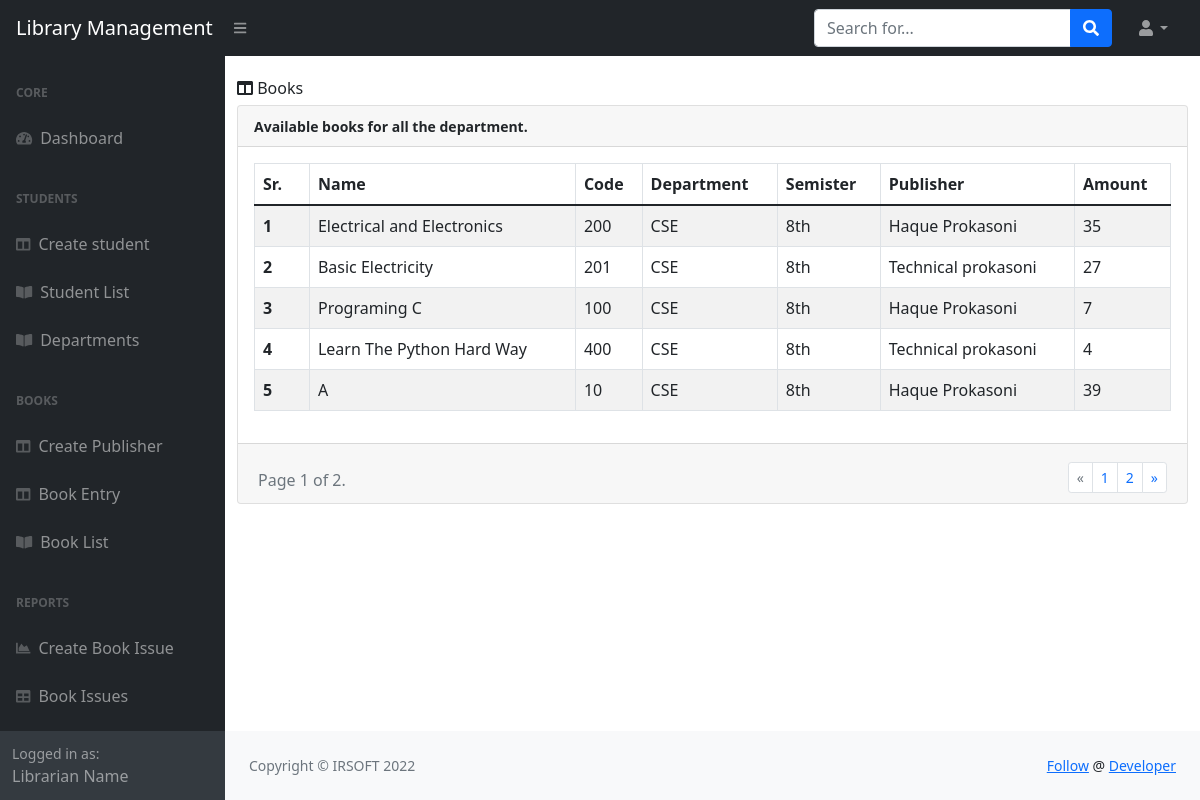
Before: /books/list/ with the older database file.
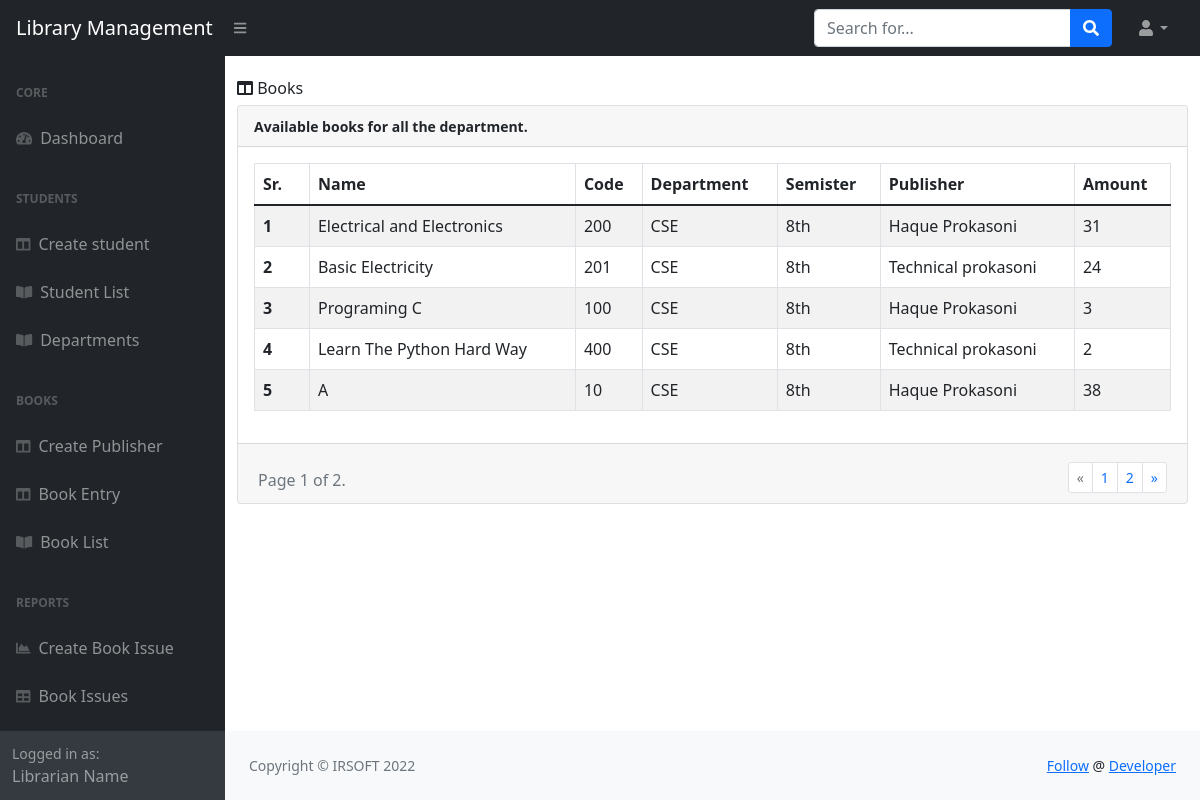
After: the same page with the newer database file.
### books/models.py (models this page shows, shortened)
class Book(models.Model):
    semisters = (
        ('1st','1st'),
        ('2nd','2nd'),
        ('3rd','3rd'),
        ('4th','4th'),
        ('5th','5th'),
        ('6th','6th'),
        ('7th','7th'),
        ('8th','8th')
    )
    name = models.CharField(max_length=100)
    code = models.CharField(max_length=50)
    publisher = models.ForeignKey(Publisher, on_delete=models.CASCADE)
    department = models.ForeignKey(Department, on_delete=models.CASCADE)
    semister = models.CharField(choices=semisters, max_length=50)
    amount = models.PositiveIntegerField(default=0)
    class Meta:
        verbose_name_plural = 'books'

class Publisher(models.Model):
    name = models.CharField(max_length=100)
    email = models.CharField(max_length=100)
    class Meta:
        verbose_name_plural = 'publishers'

### students/models.py (models this page shows, shortened)
class Department(models.Model):
    name = models.CharField(max_length=100)
    code = models.CharField(max_length=50)
    description = models.TextField(max_length=600)
    class Meta:
        verbose_name_plural = 'departments'

### books/views.py (the view)
# urls.py: path('list/', book_list, name='book_list'),
def book_list(request):
    context = {}
    books = Book.objects.all()
    paginator = Paginator(books, 5) # Show 10 contacts per page.
    page_number = request.GET.get('page')
    page_obj = paginator.get_page(page_number)
    context['page_obj'] = page_obj
    return render(request, 'books/book_list.html', context)

### templates/books/book_list.html (shortened to what this page needs)
{% extends 'base.html' %}
{% block content %}
<div class="container">
    <div class="col-md-4" style="text-align:left; padding-top:20px;padding-bottom:5px;">
      <i class="fas fa-columns"></i>
      Books
    </div>
    <div class="card text-center">
      <div class="card-header"  style="text-align:left;">
          <small><b>Available books for all the department.</b></small>
      </div>
      <div class="card-body"  style="text-align:left;">
          <table class="table table-bordered table-striped">
              <thead>
                <tr>
                  <th scope="col">Sr.</th>
                  <th scope="col">Name</th>
                  <th scope="col">Code</th>
                  <th scope="col">Department</th>
                  <th scope="col">Semister</th>
                  <th scope="col">Publisher</th>
                  <th scope="col">Amount</th>
                </tr>
              </thead>
              <tbody>
              {% for book in page_obj %}
                <tr>
                  <th style="width:6%;" scope="row">{{ forloop.counter }}</th>
                  <td>{{ book.name }}</td>
                  <td>{{ book.code }}</td>
                  <td>{{ book.department.name }}</td>
                  <td>{{ book.semister }}</td>
                  <td>{{ book.publisher.name }}</td>
                  <td>{{ book.amount }}</td>
                </tr>
              {% endfor %}
              </tbody>
          </table>
      </div>
      <div class="card-footer text-muted">
        <div class="paginator_class" style="padding-right:20px; padding-left:20px;">
        <br>
        <div class="row">
            <div class="col-md-6" style="text-align:left;">
                <span class="current">
                    Page {{ page_obj.number }} of {{ page_obj.paginator.num_pages }}.
                </span>
            </div>
            <div class="col-md-6">
                <nav aria-label="...">
                  <ul class="pagination pagination-sm justify-content-end" style="margin-top:-6px;">
                    {% if page_obj.has_previous %}
                    <li class="page-item">
                        <a class="page-link" href="?page={{ page_obj.previous_page_number }}" aria-label="Previous">
                            <span aria-hidden="true">&laquo;</span>
                        </a>
                    </li>
                    {% else %}
                      <li class="page-item disabled">
                        <a class="page-link" href="#" aria-label="Previous">
                            <span aria-hidden="true">&laquo;</span>
                        </a>
                    </li>
                    {% endif %}
                    {% for page_no in page_obj.paginator.page_range %}
                    <li class="page-item"><a class="page-link" href="?page={{ page_no }}">{{ page_no }}</a></li>
                    {% endfor %}
                    {% if page_obj.has_next %}
                    <li class="page-item">
                        <a class="page-link" href="?page={{ page_obj.next_page_number }}" aria-label="Next">
                            <span aria-hidden="true">&raquo;</span>
                        </a>
                    </li>
                    {% endif %}
                  </ul>
                </nav>
            </div>
        </div>
    </div>
      </div>
    </div>
</div>
{% endblock content %}

Changed rows visible on the page:
changed Book "Electrical and Electronics": amount "35" → "31"
changed Book "Basic Electricity": amount "27" → "24"
changed Book "Programing C": amount "7" → "3"
changed Book "Learn The Python Hard Way": amount "4" → "2"
changed Book (number 5 of 5 on the later page): amount "39" → "38"
